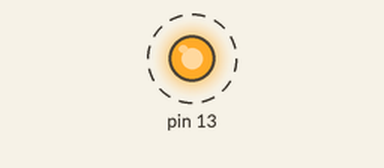
Recording of a sketch running on a simulated Arduino Uno, built for the host (arithmetic inside an expression is 32-bit, double 64-bit). On the bench: output pins drawn as LEDs (lit = HIGH). Dashed ring = blinking. What the sketch prints to the serial monitor is not drawn.

Above: at 0.2 s.
Timing chart, 0 to 3.0 s (numbered marks = the images above):
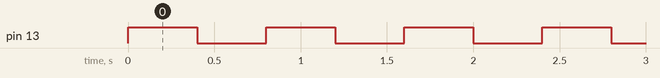

The sketch:

sketch_part1.ino
```cpp
#include "testasm.h"

void testAsm();

void setup() {
  // put your setup code here, to run once
  Serial.begin(9600);
  Serial.print("The sum of 3 and 4 is: ");
  Serial.println(testasm(3, 4));

  testAsm();
  pinMode (13, OUTPUT);
}

void testAsm() {
  // test case 1
  for (int a = 0; a <= 255; a += 10)
  {
    for (int b = 0; b <= 255; b += 15)
    {
      unsigned int from_testasm = testasm(a, b);
      unsigned int expected = a + b;
      if (from_testasm != expected)
      {
        Serial.print("BAD: a + b = ");
        Serial.print(expected);
        Serial.print("Received: ");
        Serial.print(from_testasm);
        return;
      }
    }
  }
  Serial.println("Passed all tests!");
}

void loop() {
  // put your main code here, to run repeatedly:
  digitalWrite (13, HIGH);
  delay(400);
  digitalWrite (13, LOW);
  delay(400);
}
```

testasm.cpp
```cpp
#include "testasm.h"

/* the attribute "used" tells the compiler to not inline this function */
__attribute__((used))
unsigned int testasm(unsigned char a, unsigned char b) {
  unsigned int out;

  asm volatile (R"(

   rjmp start_of_assembly

   .data
   ; any data values/static storage can go here

   .text

start_of_assembly:
   ; Your assembly language program goes here
   ;
   ; For this example, your program must not modify any registers other than
   ; r24 and r25. In other words, save and restore all the registers that
   ; are modified by your code.

   ; Tell the compiler to move the arguments a, b into registers
   ; r24, r25 respectively
   ;
   mov r24,%1
   mov r25,%2
   ;
   ;  --- YOUR CODE GOES HERE ---
   ;       r24 = a, r25 = b
   ;
   ; add the 8-bit value stored in register r25 to the value in register 24, storing in r24

   add r24, r25
   ; set all 9 bits of r25 to 0 to set Z flag and clear C flag --> have to do to avoid the caller thinking the number is larger than
   ; it actually is
   clr r25
   ; 16 bit addition or propagate a carry
   adc r25, r1

   ;
   ;  --- YOUR CODE ENDS ---
   ;      The result must be in the register pair r25:r24
   ;      You can also rjmp to the label end_of_assembly if you need to.
   ;
end_of_assembly:
   ; -- move r25:r24 to the 16-bit word in variable out
   movw %0,r24

)" : "=w" (out)  /* out is %0, and a 16-bit variable that is modified
		    by the assembly language */
   : "r" (a), "r" (b)  /* a is %1, b is %2, both are register-sized
			  variables */
   : "r25", "r24");   /* r24, r25 are modified by this assembly
			 language fragment */

  return out;
}
```

testasm.h
```cpp
unsigned int testasm (unsigned char, unsigned char);
```

Measured:
- by itself, pin 13: alternates HIGH for 0.40 s and LOW for 0.40 s
